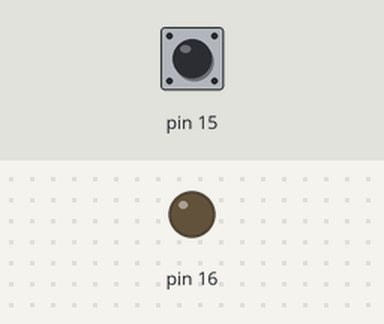
Simulated run of this program. Board: Raspberry Pi (header pin numbers). Shown: output pins drawn as LEDs (lit = HIGH). Inputs (shaded band) come from the test bench; at power-on: pin 15 HIGH. The run ends when the program shuts the computer down; what the program prints to the terminal is not drawn. At 1.5 s the program puts the board to deep sleep or switches it off; the recording ends there.

Above: at 1.2 s.
1.3 s: pin 15 pulled LOW for 0.15 s
Timing chart, 0 to 1.5 s (numbered marks = the images above; inputs shaded):
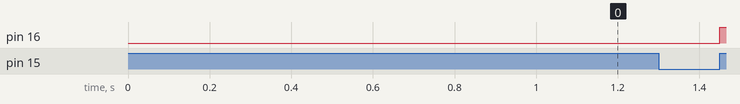

The program:

pishutdown.py
```python
#import the modules to send commands to the system and access GPIO pins
from subprocess import call
import RPi.GPIO as GPIO
import os

# Define a function to keep script running
def loop():
    raw_input()

# Define a function to run when an interrupt is called
def shutdown(pin):
    GPIO.setup(16, GPIO.OUT) # Set up pin 16 as an output
    GPIO.output(16, True) # Turn on pin 16 (LED)
    os.system("sudo shutdown -h now") # Shutdown command

GPIO.setmode(GPIO.BOARD) # Set pin numbering to board numbering
#gpio.setup(15, gpio.IN) # Set up pin 15 as an input
GPIO.setup(15, GPIO.IN, pull_up_down=GPIO.PUD_UP)
GPIO.add_event_detect(15, GPIO.RISING, callback=shutdown, bouncetime=200) #Set up an interrupt to look for button presses

loop() # Run the loop function to keep script running
```
